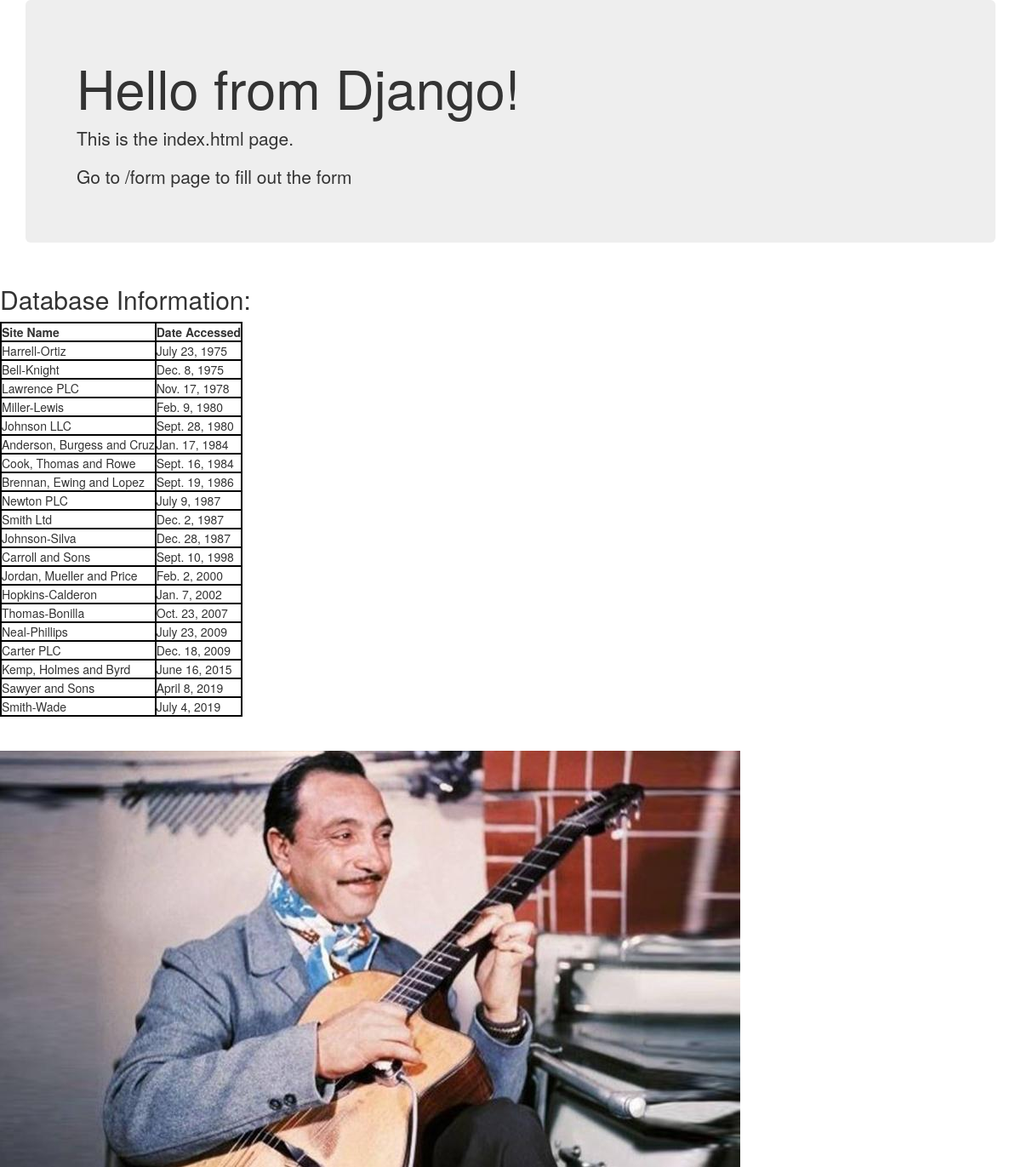
The page / on the database its author committed.
### first_app/models.py (models this page shows, shortened)
class AccessRecord(models.Model):
    topic = models.ForeignKey(Webpage, on_delete=models.DO_NOTHING)
    date = models.DateField()

class Webpage(models.Model):
    topic = models.ForeignKey(Topic, on_delete=models.DO_NOTHING)
    name = models.CharField(max_length=256, unique=True)
    url = models.URLField(unique=True)
    def __str__(self):
        return self.name

### first_app/views.py (the view)
# urls.py: re_path(r'^$',views.index,name='index'),             # domain
def index(request):
    webpages_list = AccessRecord.objects.order_by('date')
    date_dict = {'access_records': webpages_list}
    return render(request, 'first_app/index.html', context=date_dict)

### templates/first_app/index.html (shortened to what this page needs)
<!DOCTYPE html>
{% load static %}
<html lang="en" dir="ltr">
    <head>
        <link rel="stylesheet" href={% static 'css\mystyle.css' %} />
        <link rel="stylesheet" href="https://cdn.jsdelivr.net/npm/bootstrap@3.3.7/dist/css/bootstrap.min.css"
>
    </head>
    <body>
        <div class="container">
            <div class="jumbotron">
                <h1>Hello from Django!</h1>
                <p>This is the index.html page.</p>
                <p>Go to /form page to fill out the form</p>
            </div>
        </div>
        <h2>Database Information:</h2>
        <div class="acc_table">
            {% if access_records %}
                <table>
                    <thead>
                        <th>Site Name</th>
                        <th>Date Accessed</th>
                    </thead>
                    {% for acc in access_records %}
                    <tr>
                        <td>{{ acc.topic }}</td>
                        <td>{{ acc.date }}</td>
                    </tr>
                    {% endfor %}
                </table>
            {% else %}
                <p>No Access Records Found!</p>
            {% endif %}
        </div>
        <br><br>
        <img src="{% static 'images\django_reinhardt.jpeg' %}" alt="Django Reinhardt">
    </body>
</html>

### static/css/mystyle.css (style rules this page uses)
h1 { color: blue; }
table, th, td { border: 2px solid black; }

### rows shown on the page
AccessRecord: topic "Harrell-Ortiz", date "July 23, 1975"
AccessRecord: topic "Bell-Knight", date "Dec. 8, 1975"
AccessRecord: topic "Lawrence PLC", date "Nov. 17, 1978"
AccessRecord: topic "Miller-Lewis", date "Feb. 9, 1980"
AccessRecord: topic "Johnson LLC", date "Sept. 28, 1980"
AccessRecord: topic "Anderson, Burgess and Cruz", date "Jan. 17, 1984"
AccessRecord: topic "Cook, Thomas and Rowe", date "Sept. 16, 1984"
AccessRecord: topic "Brennan, Ewing and Lopez", date "Sept. 19, 1986"
AccessRecord: topic "Newton PLC", date "July 9, 1987"
AccessRecord: topic "Smith Ltd", date "Dec. 2, 1987"
AccessRecord: topic "Johnson-Silva", date "Dec. 28, 1987"
AccessRecord: topic "Carroll and Sons", date "Sept. 10, 1998"
AccessRecord: topic "Jordan, Mueller and Price", date "Feb. 2, 2000"
AccessRecord: topic "Hopkins-Calderon", date "Jan. 7, 2002"
AccessRecord: topic "Thomas-Bonilla", date "Oct. 23, 2007"
AccessRecord: topic "Neal-Phillips", date "July 23, 2009"
AccessRecord: topic "Carter PLC", date "Dec. 18, 2009"
AccessRecord: topic "Kemp, Holmes and Byrd", date "June 16, 2015"
AccessRecord: topic "Sawyer and Sons", date "April 8, 2019"
AccessRecord: topic "Smith-Wade", date "July 4, 2019"
